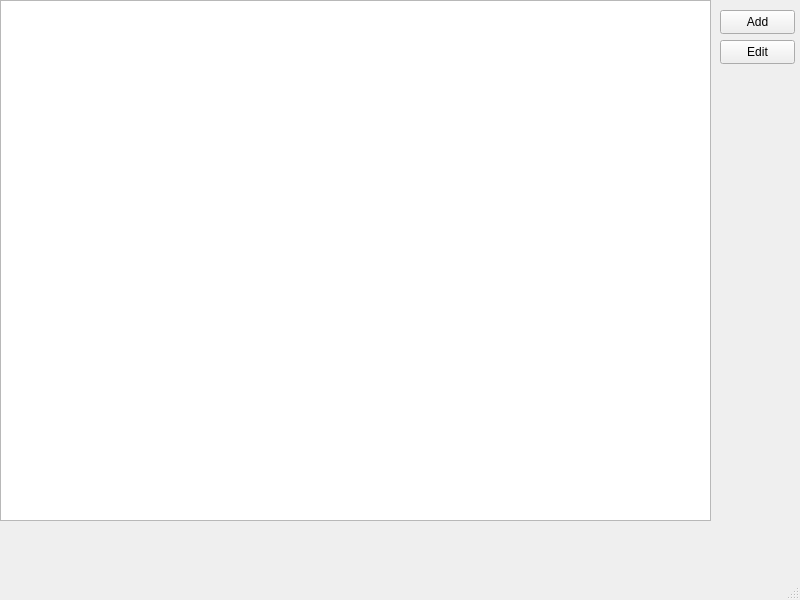
<?xml version="1.0" encoding="UTF-8"?>
<ui version="4.0">
 <class>MainWindow</class>
 <widget class="QMainWindow" name="MainWindow">
  <property name="geometry">
   <rect>
    <x>0</x>
    <y>0</y>
    <width>800</width>
    <height>600</height>
   </rect>
  </property>
  <property name="windowTitle">
   <string>MainWindow</string>
  </property>
  <widget class="QWidget" name="centralwidget">
   <widget class="QTableWidget" name="tableWidget">
    <property name="geometry">
     <rect>
      <x>0</x>
      <y>0</y>
      <width>711</width>
      <height>521</height>
     </rect>
    </property>
   </widget>
   <widget class="QPushButton" name="add">
    <property name="geometry">
     <rect>
      <x>720</x>
      <y>10</y>
      <width>75</width>
      <height>24</height>
     </rect>
    </property>
    <property name="text">
     <string>Add</string>
    </property>
   </widget>
   <widget class="QPushButton" name="edit">
    <property name="geometry">
     <rect>
      <x>720</x>
      <y>40</y>
      <width>75</width>
      <height>24</height>
     </rect>
    </property>
    <property name="text">
     <string>Edit</string>
    </property>
   </widget>
  </widget>
  <widget class="QStatusBar" name="statusbar"/>
 </widget>
 <resources/>
 <connections/>
</ui>
